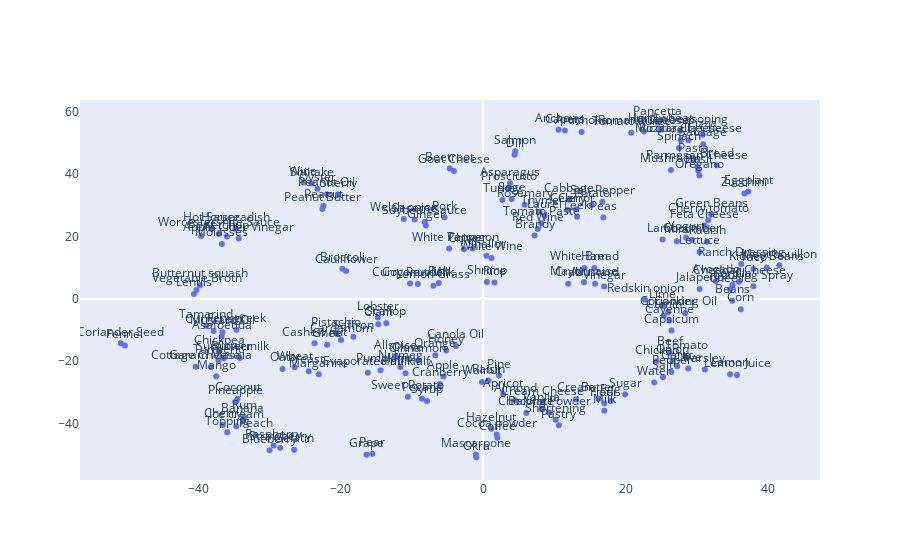

The cell this chart's notebook holds for it:
### Code cell
import plotly.graph_objects as go

tsne = TSNE(n_components=2, random_state=42, metric="precomputed", perplexity=3, init="random")  # Using precomputed similarity matrix
dist_mat = np.clip(1 - cooccurrence_matrix, 0, None) 
tsne_results = tsne.fit_transform(dist_mat ** 3)  # Convert similarity to distance (1 - similarity)


x = tsne_results[:, 0]
y = tsne_results[:, 1]

df = pd.DataFrame({
    'x': x,
    'y': y,
    'labels': np.array(labels_ingredients_names)[ind_most_frequent_ingredient]
})
fig = go.Figure(data=go.Scatter(
    x=df['x'], 
    y=df['y'],
    mode='markers+text',  # Show both markers and text (labels)
    #mode='markers',
    text=df['labels'],  # Add labels as text
    textposition='top center',  # Adjust position of labels
))

# Update layout for a cleaner look with labels
fig.update_layout(
    autosize=True,  # Automatically resize the plot
    title_x=0.5,  # Title centered
    showlegend=False,  # Hide legend (optional)
    xaxis=dict(showgrid=False),  # Optional: Hide gridlines for a cleaner look
    yaxis=dict(showgrid=False)   # Optional: Hide gridlines for a cleaner look
)

# Show the plot
fig.show()

### Figure 1 — Plotly figure (JSON) as saved in the notebook; plotly's stock layout.template omitted (floating-point values rounded to 4 significant figures; data arrays with more than 128 entries replaced by an {"elided": "..."} marker saying what was removed)
{"data": [{"mode": "markers+text", "text": {"elided": "200 str values"}, "textposition": "top center", "type": "scatter", "x": {"elided": "200 float values"}, "y": {"elided": "200 float values"}}], "layout": {"autosize": true, "showlegend": false, "title": {"x": 0.5}, "xaxis": {"showgrid": false}, "yaxis": {"showgrid": false}}}
